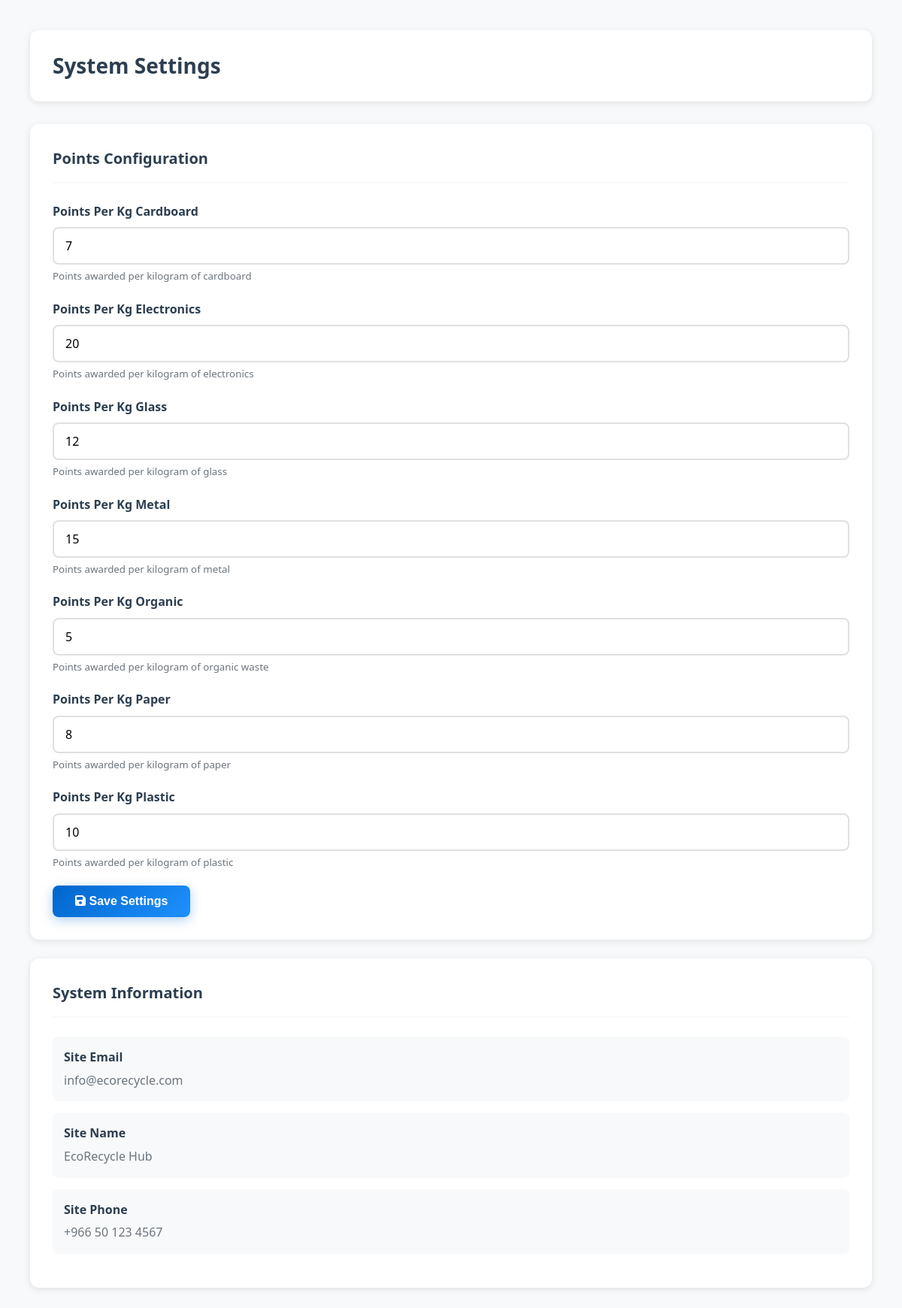
Screenshot of /admin/settings.php (signed in) with the database file from the repository.
### tables this page shows
CREATE TABLE system_settings (
    id INT AUTO_INCREMENT PRIMARY KEY,
    setting_key VARCHAR(100) UNIQUE NOT NULL,
    setting_value TEXT,
    description TEXT,
    updated_at TIMESTAMP DEFAULT CURRENT_TIMESTAMP ON UPDATE CURRENT_TIMESTAMP
);

### admin/settings.php (the view, shortened to what this page needs)
<?php
require_once '../includes/dashboard_header.php';
$settings = $conn->query("SELECT * FROM system_settings ORDER BY setting_key");
?>
<div class="admin-layout">
    <main class="admin-content">
        <div class="admin-header">
            <h1>System Settings</h1>
        </div>
        <div class="admin-card">
            <div class="admin-card-header">
                <h3>Points Configuration</h3>
            </div>
            <form method="POST">
                <?php
                $settings->data_seek(0);
                while($setting = $settings->fetch_assoc()):
                    if (strpos($setting['setting_key'], 'points_per_kg_') === 0):
                ?>
                    <div class="form-group">
                        <label for="<?php echo $setting['setting_key']; ?>">
                            <?php echo ucwords(str_replace('_', ' ', $setting['setting_key'])); ?>
                        </label>
                        <input type="number"
                               id="<?php echo $setting['setting_key']; ?>"
                               name="<?php echo $setting['setting_key']; ?>"
                               value="<?php echo $setting['setting_value']; ?>"
                               min="1"
                               required>
                        <small style="color: var(--text-light); display: block; margin-top: 5px;">
                            <?php echo $setting['description']; ?>
                        </small>
                    </div>
                <?php
                    endif;
                endwhile;
                ?>
                <button type="submit" class="btn btn-primary">
                    <i class="fas fa-save"></i> Save Settings
                </button>
            </form>
        </div>
        <div class="admin-card">
            <div class="admin-card-header">
                <h3>System Information</h3>
            </div>
            <?php
            $settings->data_seek(0);
            while($setting = $settings->fetch_assoc()):
                if (strpos($setting['setting_key'], 'site_') === 0):
            ?>
                <div style="padding: 15px; background: var(--light-bg); border-radius: 8px; margin-bottom: 15px;">
                    <div style="font-weight: 600; color: var(--text-dark); margin-bottom: 5px;">
                        <?php echo ucwords(str_replace('_', ' ', $setting['setting_key'])); ?>
                    </div>
                    <div style="color: var(--text-light);">
                        <?php echo $setting['setting_value']; ?>
                    </div>
                </div>
            <?php
                endif;
            endwhile;
            ?>
        </div>
    </main>
</div>
</body>
</html>

### assets/css/global.css (style rules this page uses)
* { margin: 0; padding: 0; box-sizing: border-box; }
:root { --primary-gold: #FFD700; --secondary-gold: #F4A720; --primary-blue: #0066CC; --secondary-blue: #1E90FF; --dark-blue: #003D82; --accent-green: #28A745; --accent-purple: #6F42C1; --dark-bg: #1A1A2E; --light-bg: #F8F9FA; --white: #FFFFFF; --text-dark: #2C3E50; --text-light: #6C757D; --shadow: rgba(0, 0, 0, 0.1); --gradient-gold: linear-gradient(135deg, #FFD700 0%, #F4A720 100%); --gradient-blue: linear-gradient(135deg, #0066CC 0%, #1E90FF 100%); --gradient-mixed: linear-gradient(135deg, #FFD700 0%, #0066CC 50%, #6F42C1 100%); }
body { font-family: 'Segoe UI', Tahoma, Geneva, Verdana, sans-serif; background-color: var(--light-bg); color: var(--text-dark); line-height: 1.6; margin: 0; padding: 0; overflow-x: hidden; }
.btn { padding: 12px 30px; border: none; border-radius: 8px; font-size: 16px; font-weight: 600; cursor: pointer; transition: all 0.3s ease; text-decoration: none; display: inline-block; }
.btn-primary { background: var(--gradient-blue); color: var(--white); box-shadow: 0 4px 15px rgba(0, 102, 204, 0.3); }
input[type="text"], input[type="email"], input[type="password"], input[type="number"], input[type="date"], select, textarea { width: 100%; padding: 12px 15px; border: 2px solid #E0E0E0; border-radius: 8px; font-size: 16px; transition: all 0.3s ease; font-family: inherit; }
label { display: block; margin-bottom: 8px; font-weight: 600; color: var(--text-dark); }
.form-group { margin-bottom: 20px; }

### assets/css/admin.css (style rules this page uses)
.admin-layout { display: grid; grid-template-columns: 280px 1fr; min-height: 100vh; gap: 0; }
.admin-content { background: var(--light-bg); padding: 40px; margin-left: 280px; }
.admin-header { background: var(--white); padding: 25px 30px; border-radius: 12px; box-shadow: 0 2px 10px var(--shadow); margin-bottom: 30px; display: flex; justify-content: space-between; align-items: center; }
.admin-header h1 { font-size: 28px; font-weight: 700; color: var(--text-dark); }
.admin-card { background: var(--white); border-radius: 12px; padding: 30px; box-shadow: 0 2px 10px var(--shadow); margin-bottom: 25px; }
.admin-card-header { display: flex; justify-content: space-between; align-items: center; margin-bottom: 25px; padding-bottom: 15px; border-bottom: 2px solid var(--light-bg); }
.admin-card-header h3 { font-size: 20px; font-weight: 700; color: var(--text-dark); }
@media (max-width: 1200px) { .admin-layout { grid-template-columns: 1fr; } }
@media (max-width: 1200px) { .admin-content { margin-left: 0; } }

### includes/dashboard_header.php (style rules this page uses)
body { margin: 0; padding: 0; overflow-x: hidden; }

### rows the page displays
system_settings: setting_key "Points Per Kg Cardboard", setting_value "7", description "Points awarded per kilogram of cardboard"
system_settings: setting_key "Points Per Kg Electronics", setting_value "20", description "Points awarded per kilogram of electronics"
system_settings: setting_key "Points Per Kg Glass", setting_value "12", description "Points awarded per kilogram of glass"
system_settings: setting_key "Points Per Kg Metal", setting_value "15", description "Points awarded per kilogram of metal"
system_settings: setting_key "Points Per Kg Organic", setting_value "5", description "Points awarded per kilogram of organic waste"
system_settings: setting_key "Points Per Kg Paper", setting_value "8", description "Points awarded per kilogram of paper"
system_settings: setting_key "Points Per Kg Plastic", setting_value "10", description "Points awarded per kilogram of plastic"
system_settings: setting_key "Site Email", setting_value "info@ecorecycle.com"
system_settings: setting_key "Site Name", setting_value "EcoRecycle Hub"
system_settings: setting_key "Site Phone", setting_value "+966 50 123 4567"
